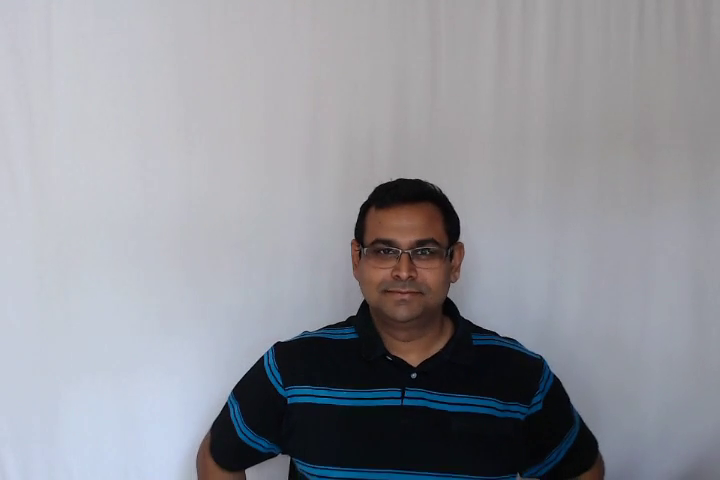
//> input picture frame 67 of resources_opencv/videos/face1.mp4, 720 x 480 px
$ ./meanShift   (built with g++ and OpenCV 4)
//> lines starting //> are read from the running program, lines starting //| are printed output that depends on the picture; after the words box and inside, x2 and y2 are one past the last pixel; in counts of white or black regions, pixels touching at a corner belong together
### LearnOpenCV_course/Control/dataPath.h

#include<string>
std::string DATA_PATH = "../resources_opencv";

### LearnOpenCV_course/Tracking/meanShift.cpp
#include <opencv2/opencv.hpp>
#include <iostream>
#include "dataPath.h"

using namespace std;
using namespace cv;

int main ()
{
    string filename = DATA_PATH + "/videos/face1.mp4";
    VideoCapture cap (filename);

    Mat frame;
    cap >> frame;
//> frame is the input picture: 480 rows x 720 cols, CV_8UC3; mean B, G, R 154.8, 147.8, 146.2

    // Обнаружение лиц на изображении
    CascadeClassifier faceCascade;
    String faceCascadePath = DATA_PATH + "/haarcascade/haarcascade_frontalface_default2.xml";

    if (!faceCascade.load (faceCascadePath)) {
        printf ("--(!)Error loading face cascade\n");
    };
    Mat frameGray;
    cvtColor (frame, frameGray, COLOR_BGR2GRAY);

    vector<Rect> faces;
    faceCascade.detectMultiScale (frameGray, faces, 1.3, 5);
//> faces = 1 Rect (x, y, width, height): [344, 205, 119, 119]

    int x = faces [0].x;
//> x = 344
    int y = faces [0].y;
//> y = 205
    int w = faces [0].width;
//> w = 119
    int h = faces [0].height;
//> h = 119

    Rect currWindow = Rect ((long)x, (long)y, (long)w, (long)h);
//> currWindow = Rect(344, 205, 119, 119)

    Mat roiObject;

    // получаем область лица из кадра
    frame (currWindow).copyTo (roiObject);
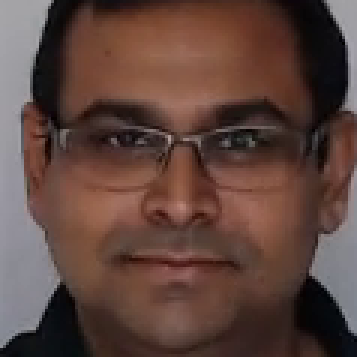
//> roiObject: 119 rows x 119 cols, CV_8UC3 (shown 3 times larger); mean B, G, R 61.5, 68.7, 94.1
    Mat hsvObject;
    cvtColor (roiObject, hsvObject, COLOR_BGR2HSV);
//> hsvObject: 119 rows x 119 cols, CV_8UC3; mean H, S, V 33.7, 98.8, 95.2
    // Получить маску для расчета гистограммы объекта и
    // также удалить шум
    Mat mask;
    inRange (hsvObject, Scalar (0, 50, 50), Scalar (180, 256, 256), mask);
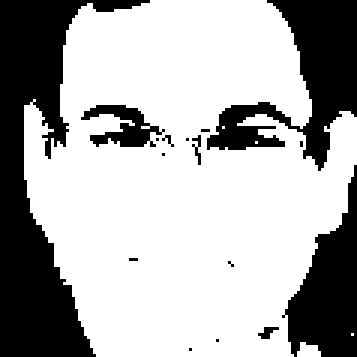
//> mask: 119 rows x 119 cols, CV_8UC1 (shown 3 times larger); 68.1% white; 16 black regions (12 under 20 px), largest, box (x1, y1, x2, y2) and area: (0, 0, 50, 119) 2285, (69, 0, 119, 57) 1153, (94, 55, 119, 119) 841, (27, 35, 55, 49) 189

    // Разделить изображение на каналы для нахождения гистограммы
    vector<Mat> channels (3);
    split (hsvObject, channels);
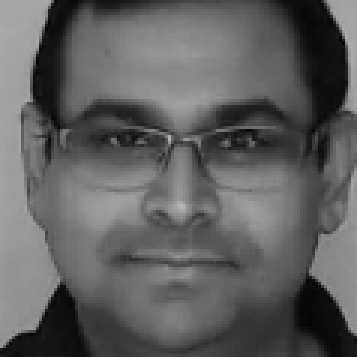
//> channels[2]: 119 rows x 119 cols, CV_8UC1 (shown 3 times larger); min 0, max 183, mean 95.2

    imshow ("Mask of ROI", mask);
    waitKey (0);
    imshow ("ROI", roiObject);
    waitKey (0);
    destroyAllWindows ();

    Mat histObject;

    // Инициализируем параметры для гистограммы
    int histSize           = 180;
    float range []         = { 0, 179 };
    const float* ranges [] = { range };

    // Найти гистограмму и нормализовать ее, чтобы она имела значения
    // от 0 до 255
    calcHist (&channels [0], 1, 0, mask, histObject, 1, &histSize, ranges, true, false);
//> histObject = 180 values, max 2803 at index 8, min 0 at index 13, mean 53.53
    normalize (histObject, histObject, 0, 255, NORM_MINMAX);
//> histObject = 180 values, max 255 at index 8, min 0 at index 13, mean 4.87

    // Мы обработаем только первые 5 кадров
    int count = 0;
    Mat hsv, backProjectImage, frameClone;
    while (1) {
        // Прочитать кадр
        cap >> frame;
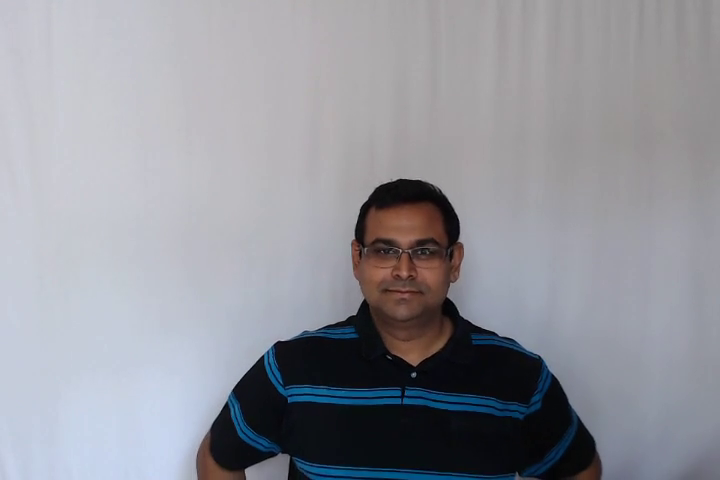
//> input picture frame 68 of resources_opencv/videos/face1.mp4, 720 x 480 px
//> frame is the input picture: 480 rows x 720 cols, CV_8UC3; mean B, G, R 155.4, 148.1, 146.8
        if (frame.empty ()) break;

        // Преобразовать в цветовое пространство hsv
        cvtColor (frame, hsv, COLOR_BGR2HSV);
//> hsv: 480 rows x 720 cols, CV_8UC3; mean H, S, V 120.1, 34.8, 157.6
        split (hsv, channels);
//> channels[0]: 480 rows x 720 cols, CV_8UC1
//> channels[1]: 480 rows x 720 cols, CV_8UC1
//> channels[2]: 480 rows x 720 cols, CV_8UC1

        // находим обратно спроецированное изображение с гистограммой, полученной ранее
        calcBackProject (&channels [0], 1, 0, histObject, backProjectImage, ranges);
        imshow ("Back Projected Image", backProjectImage);
        waitKey (0);
        // Вычислить новое окно, используя среднее смещение в текущем кадре
        int ret = meanShift (backProjectImage, currWindow, TermCriteria (TermCriteria::EPS | TermCriteria::COUNT, 10, 1));
//> currWindow = Rect(345, 203, 119, 119); ret = 2

        // Отображение кадра с отслеженным местоположением лица
        frameClone = frame.clone ();

        rectangle (frameClone, Point (currWindow.x, currWindow.y), Point (currWindow.x + currWindow.width, currWindow.y + currWindow.height),
          Scalar (255, 0, 0), 2, LINE_AA);
//> frameClone: 480 rows x 720 cols, CV_8UC3; 0.69% of pixels changed, all inside (x1, y1, x2, y2) = (343, 201, 467, 325)
        imshow ("Mean Shift Object Tracking Demo", frameClone);
        waitKey (0);

        count += 2;
        if (count == 10) break;
    }
//> frame: 480 rows x 720 cols, CV_8UC3; mean H, S, V 156.2, 148.9, 147.4
//> hsv: 480 rows x 720 cols, CV_8UC3; mean H, S, V 120.4, 34.3, 158.3
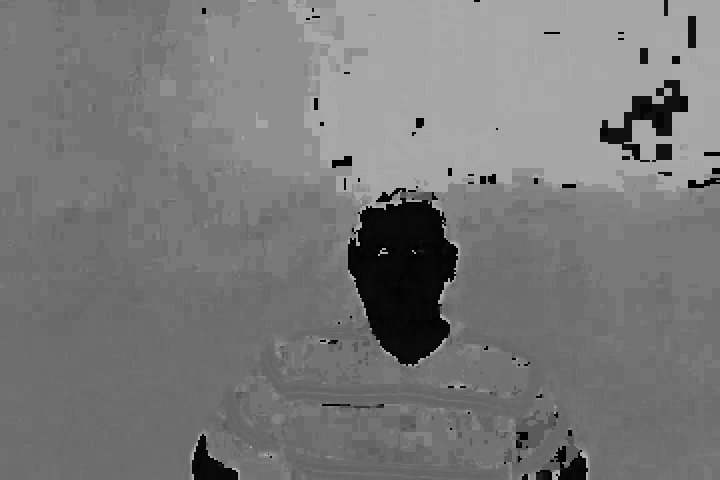
//> channels[0]: 480 rows x 720 cols, CV_8UC1; min 0, max 179, mean 120.4
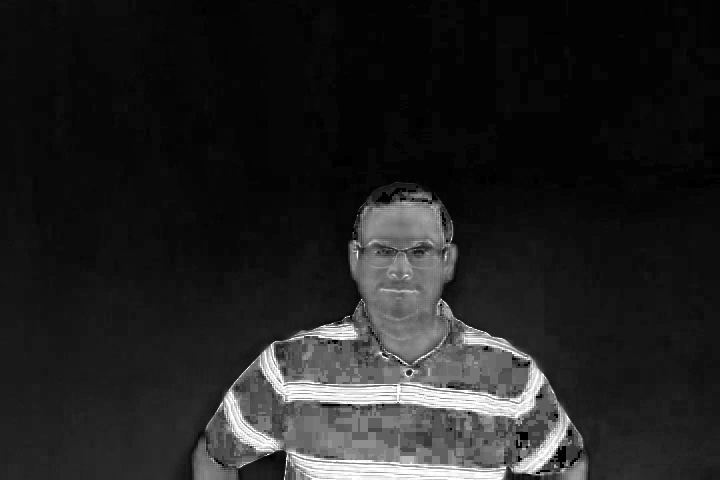
//> channels[1]: 480 rows x 720 cols, CV_8UC1; min 0, max 255, mean 34.3
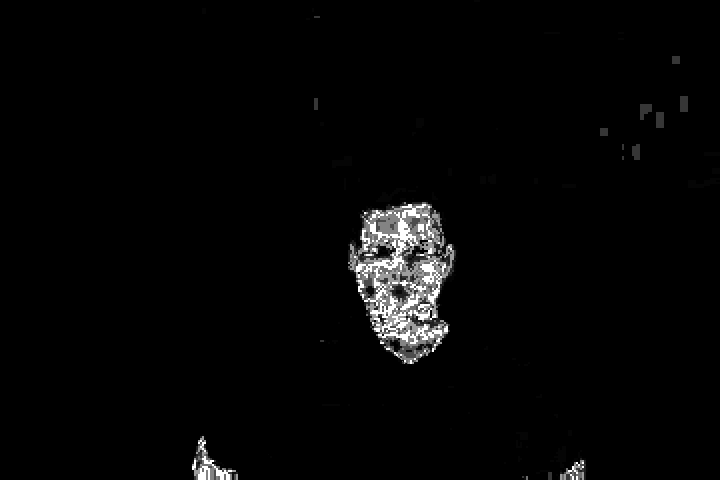
//> backProjectImage: 480 rows x 720 cols, CV_8UC1; min 0, max 255, mean 5.7
//> frameClone: 480 rows x 720 cols, CV_8UC3; mean H, S, V 157, 148.5, 146.9

    cap.release ();
    return 0;
}

$ run again, starting later in the video
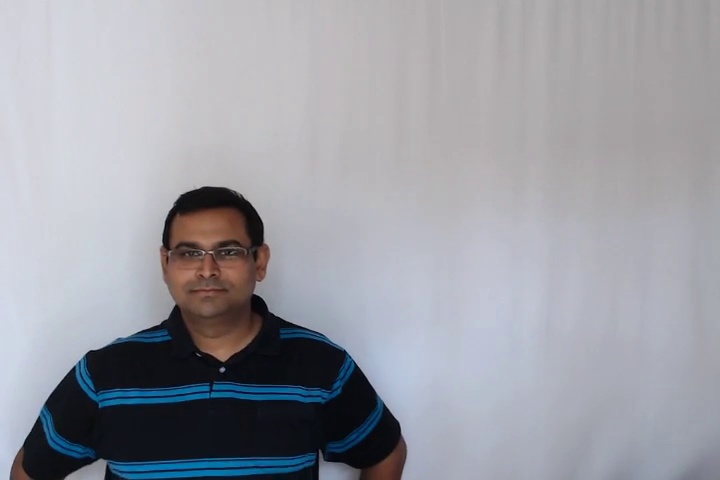
//> input picture frame 302 of resources_opencv/videos/face1.mp4, 720 x 480 px
//> frame is the input picture: 480 rows x 720 cols, CV_8UC3; mean B, G, R 165.1, 157.5, 156.1
//> faces = 1 Rect (x, y, width, height): [154, 212, 106, 106]
//> x = 154
//> y = 212
//> w = 106
//> `Rect currWindow = Rect ((long)x, (long)y, (long)w, (long)h);`: currWindow = Rect(154, 212, 106, 106)
//> hsvObject: 106 rows x 106 cols, CV_8UC3; mean H, S, V 29.4, 94.7, 107.6
//> `inRange (hsvObject, Scalar (0, 50, 50), Scalar (180, 256, 256), mask);`:
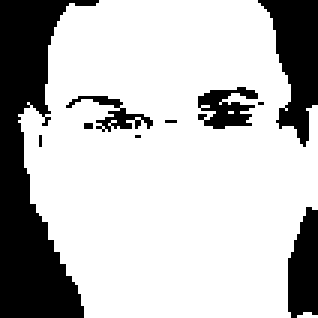
//> mask: 106 rows x 106 cols, CV_8UC1 (shown 3 times larger); 74.7% white; 10 black regions (5 under 20 px), largest, box (x1, y1, x2, y2) and area: (0, 0, 33, 106) 1706, (86, 0, 106, 49) 550, (96, 69, 106, 106) 296, (66, 29, 86, 43) 170, (22, 32, 51, 44) 106
//> `calcHist (&channels [0], 1, 0, mask, histObject, 1, &histSize, ranges,..`: histObject = 180 values, max 2205 at index 8, min 0 at index 14, mean 46.61
//> `normalize (histObject, histObject, 0, 255, NORM_MINMAX);`: histObject = 180 values, max 255 at index 8, min 0 at index 14, mean 5.39
//> `int ret = meanShift (backProjectImage, currWindow, TermCriteria (TermC..`: currWindow = Rect(156, 209, 106, 106); ret = 3
//> after the loop `while (1)`:
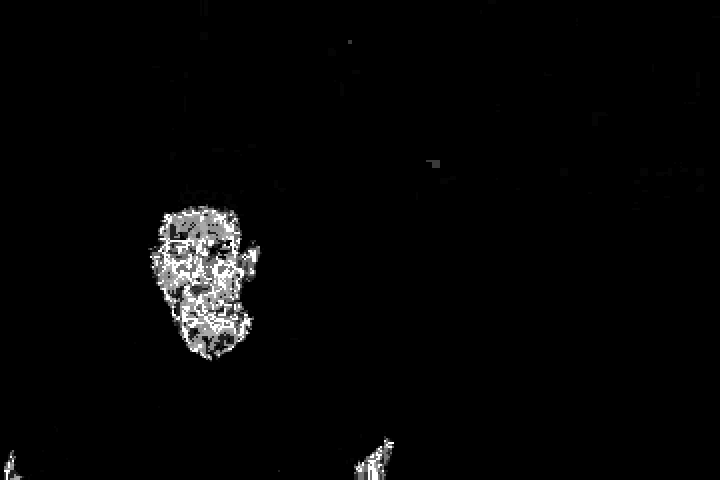
//> backProjectImage: 480 rows x 720 cols, CV_8UC1; min 0, max 255, mean 5.6

$ run again, starting later in the video
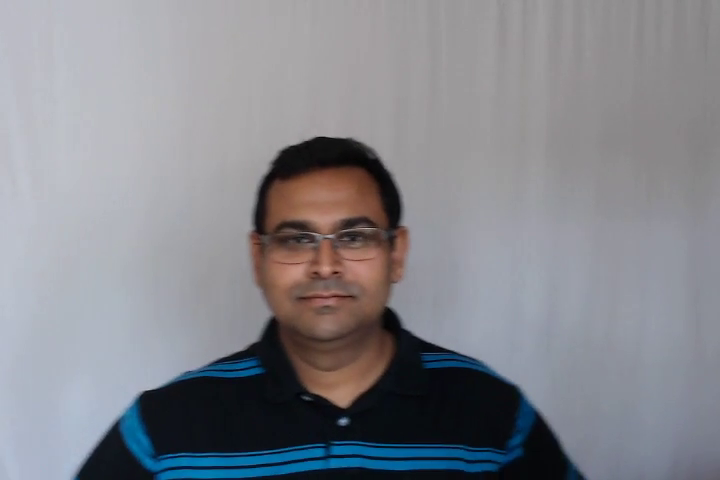
//> input picture frame 537 of resources_opencv/videos/face1.mp4, 720 x 480 px
//> frame is the input picture: 480 rows x 720 cols, CV_8UC3; mean B, G, R 140.2, 134, 132.7
//> faces = 1 Rect (x, y, width, height): [242, 171, 167, 167]
//> x = 242
//> y = 171
//> w = 167
//> `Rect currWindow = Rect ((long)x, (long)y, (long)w, (long)h);`: currWindow = Rect(242, 171, 167, 167)
//> hsvObject: 167 rows x 167 cols, CV_8UC3; mean H, S, V 33.7, 86.4, 114.9
//> `inRange (hsvObject, Scalar (0, 50, 50), Scalar (180, 256, 256), mask);`:
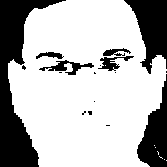
//> mask: 167 rows x 167 cols, CV_8UC1; 71.5% white; 17 black regions (10 under 20 px), largest, box (x1, y1, x2, y2) and area: (0, 0, 66, 167) 3955, (124, 0, 167, 74) 1736, (137, 74, 167, 167) 1470
//> `calcHist (&channels [0], 1, 0, mask, histObject, 1, &histSize, ranges,..`: histObject = 180 values, max 5413 at index 8, min 0 at index 13, mean 110.7
//> `normalize (histObject, histObject, 0, 255, NORM_MINMAX);`: histObject = 180 values, max 255 at index 8, min 0 at index 13, mean 5.22
//> `int ret = meanShift (backProjectImage, currWindow, TermCriteria (TermC..`: currWindow = Rect(234, 167, 167, 167); ret = 3
//> after the loop `while (1)`:
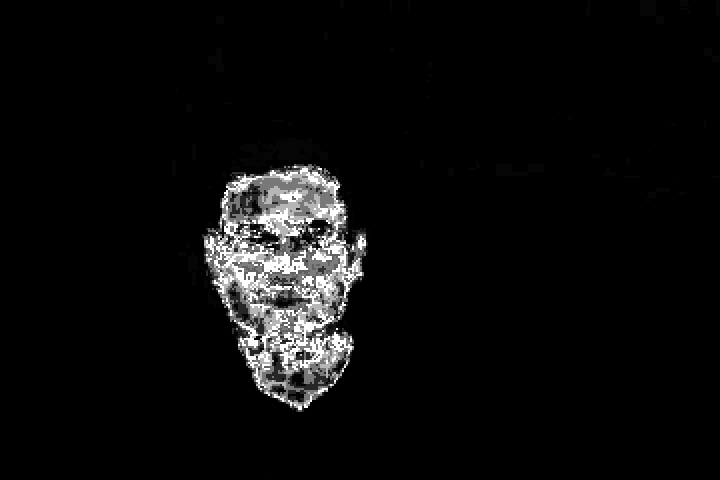
//> backProjectImage: 480 rows x 720 cols, CV_8UC1; min 0, max 255, mean 11.6
